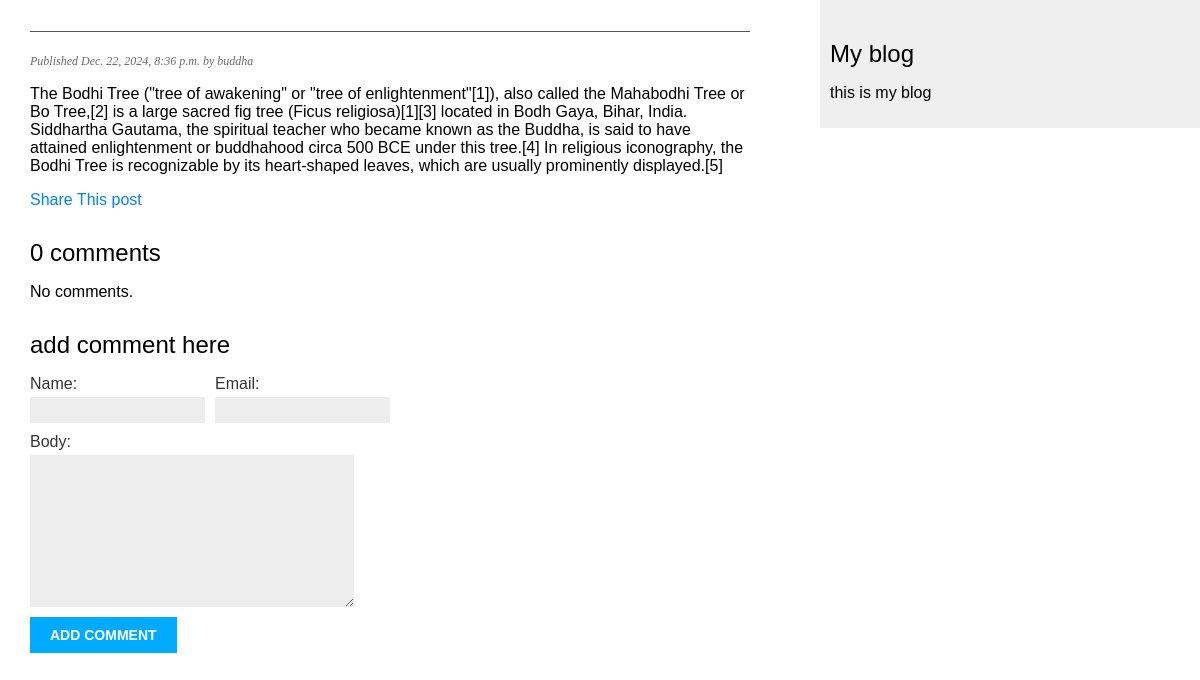
/blog/2024/12/22/buddha-and-the-tree, run on an earlier commit of the app's database.
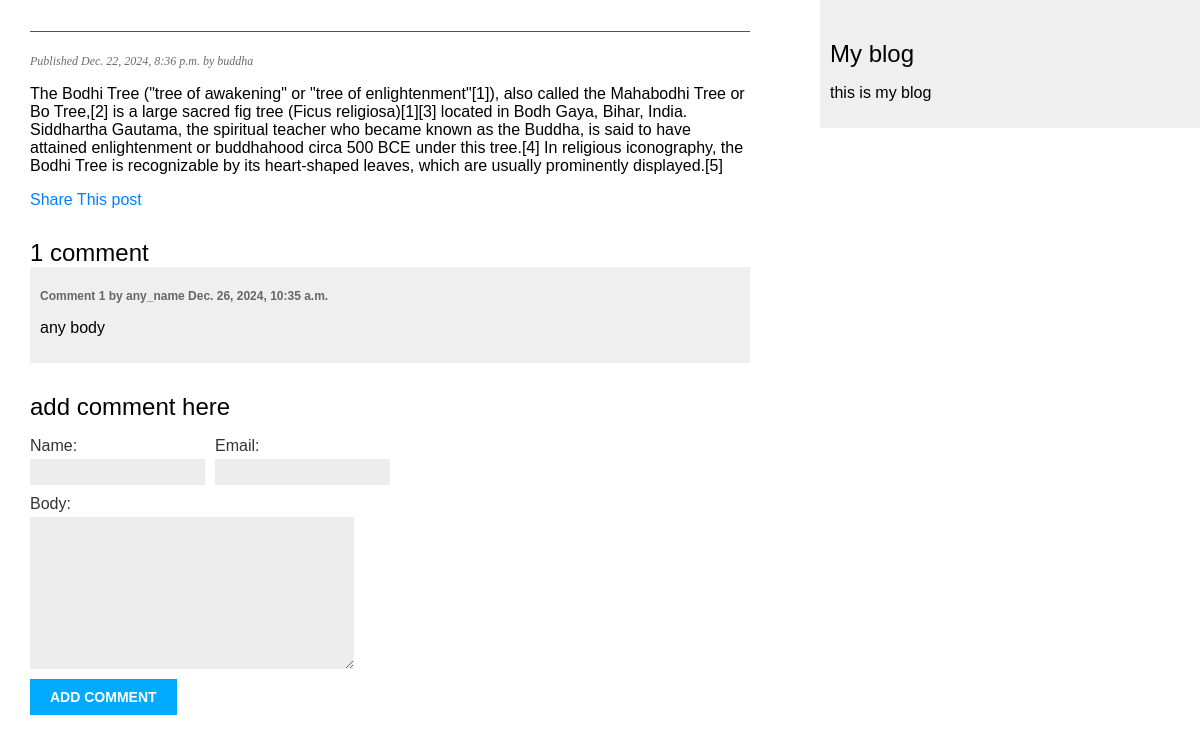
And on a later commit of the database.
### blog/models.py (models this page shows, shortened)
class Comment(models.Model):
    post = models.ForeignKey(Post,
                             on_delete=models.CASCADE,
                             related_name='comments'
    )
    name = models.CharField(max_length=30)
    email = models.EmailField()
    body = models.TextField()
    created = models.DateTimeField(auto_now_add=True)
    updated = models.DateTimeField(auto_now=True)
    active = models.BooleanField(default=True)
    class Meta:
        ordering = ['created']
        indexes = [
            models.Index(fields=['created'])
        ]

### blog/views.py (the view)
# urls.py: path('<int:year>/<int:month>/<int:day>/<slug:post>', views.post_detail, name='post_detail'),
def post_detail(request, year, month, day, post):
    post =  get_object_or_404(Post,
                              publish__year=year,
                              publish__month=month,
                              publish__day=day,
                              slug=post,
                              status=Post.Status.PUBLISHED)
    comments = post.comments.filter(active=True)
    form = CommentForm()
    return (render(request,
                   'blog/post/detail.html',
                   {'post':post, 'comments':comments, 'form':form}))

### blog/forms.py
class CommentForm(forms.ModelForm):
    class Meta:
        model = Comment
        fields = ['name', 'email', 'body']

### blog/templates/blog/post/detail.html (shortened to what this page needs)
{% extends "blog/base.html" %}
{%block content%}
    <h1>{{posta.title}}</h1>
    <p class="date"> Published {{post.publish}} by {{post.author}} </p>
    {{post.body | linebreaks}}
    <p>
        <a href="{% url "blog:post_share" post.id %}">
            Share This post
        </a>
    </p>
    {% with comments.count as comment_max%}
        <h2>
            {{comment_max}} comment{{ comment_max|pluralize }}
        </h2>
    {% endwith %}
    {% for com in comments%}
        <div class="comment">
            <p class="info">
                Comment {{forloop.counter}} by {{com.name}}
                {{com.created}}
            </p>
            {{com.body|linebreaks}}
        </div>
    {% empty %}
        <p>No comments.</p>
    {% endfor %}
    {% include "blog/post/includes/comment_form.html"%}
{% endblock %}

What changed in the data, as far as the page shows it:
added Comment: name "any_name", created "Dec. 26, 2024, 10:35 a.m.", body "any body"
Also different on the page:
{{ comment_max }}: "0" → "1"
text no longer shown: "No comments."
